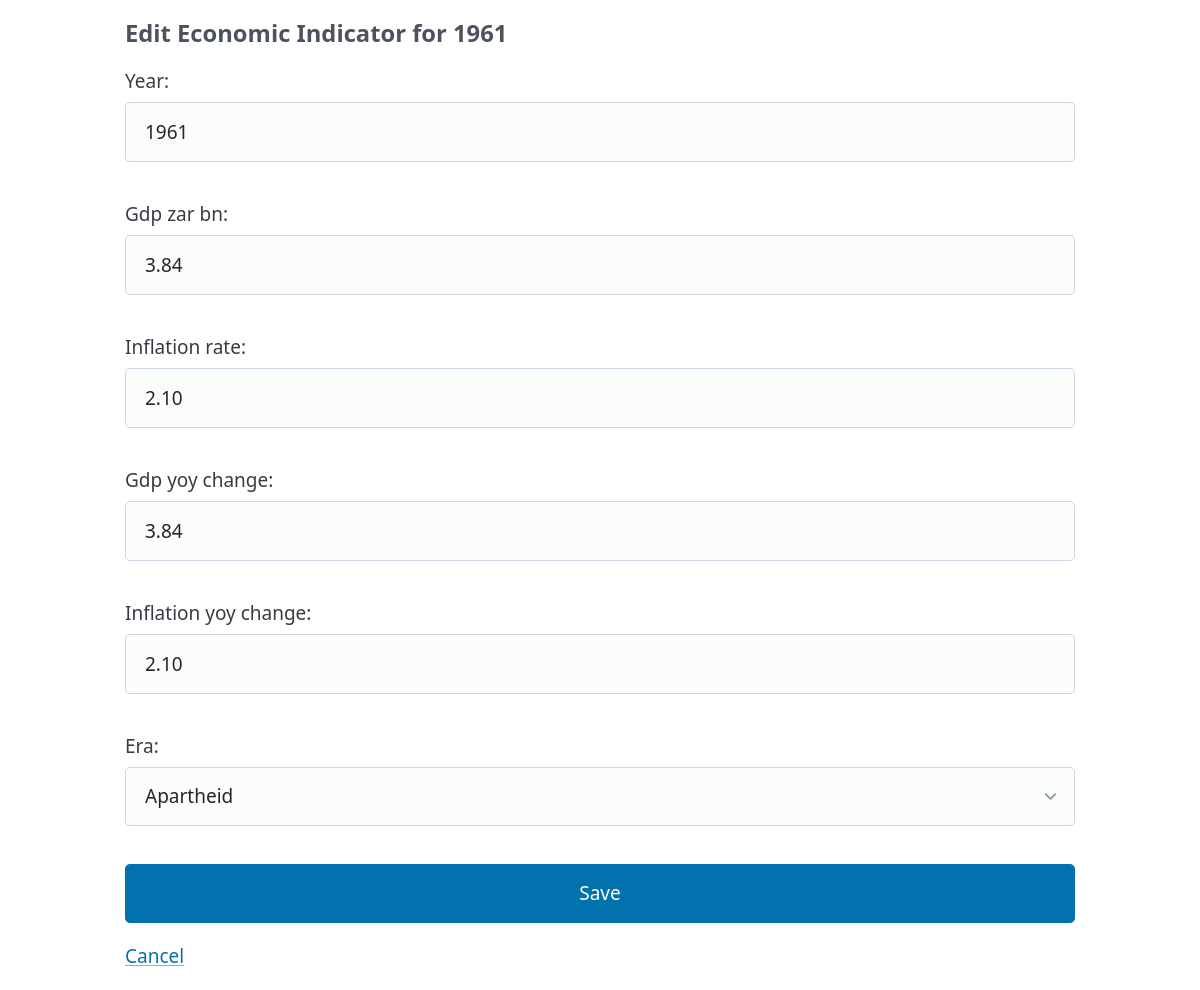
/database/indicator/1961/edit/, run on the app's committed database.
### analysis/models.py (models this page shows, shortened)
class EconomicIndicator(models.Model):
    year = models.IntegerField(unique=True, db_index=True)
    gdp_zar_bn = models.DecimalField(max_digits=10, decimal_places=2)
    inflation_rate = models.DecimalField(max_digits=5, decimal_places=2)
    gdp_yoy_change = models.DecimalField(max_digits=5, decimal_places=2, null=True, blank=True)
    inflation_yoy_change = models.DecimalField(max_digits=5, decimal_places=2, null=True, blank=True)
    era = models.CharField(max_length=20, db_index=True)  # 'Apartheid' | 'Post-Apartheid'
    created_at = models.DateTimeField(auto_now_add=True)
    class Meta:
        ordering = ["year"]

### analysis/views.py (the view)
# urls.py: path("database/indicator/<int:year>/edit/", views.indicator_update, name="indicator_edit"),
@transaction.atomic
def indicator_update(request, year):
    obj = get_object_or_404(EconomicIndicator, year=year)
    if request.method == 'POST':
        form = EconomicIndicatorForm(request.POST, instance=obj)
        if form.is_valid():
            form.save()
            messages.success(request, "Record updated.")
            return redirect('database_dashboard')
        messages.error(request, f"Update failed: {form.errors}")
    else:
        form = EconomicIndicatorForm(instance=obj)
    return render(request, 'analysis/indicator_edit.html', {'form': form, 'obj': obj})

### analysis/forms.py
class EconomicIndicatorForm(forms.ModelForm):
    class Meta:
        model = EconomicIndicator
        fields = [
            'year', 'gdp_zar_bn', 'inflation_rate',
            'gdp_yoy_change', 'inflation_yoy_change', 'era',
        ]
        widgets = {
            'era': forms.Select(choices=[('Apartheid','Apartheid'), ('Post-Apartheid','Post-Apartheid')])
        }

### analysis/templates/analysis/indicator_edit.html (shortened to what this page needs)
<!doctype html>
<html lang="en">
<head>
  <link rel="stylesheet" href="https://cdn.jsdelivr.net/npm/@picocss/pico@2/css/pico.min.css">
</head>
<body>
<main class="container">
  <h4>Edit Economic Indicator for {{ obj.year }}</h4>
  <form method="post">
    {{ form.as_p }}
    <button type="submit">Save</button>
    <a href="{% url 'database_dashboard' %}">Cancel</a>
  </form>
</main>
</body>
</html>

### data on the page
EconomicIndicator: year "1961", gdp_zar_bn "3.84", inflation_rate "2.10", gdp_yoy_change "3.84", inflation_yoy_change "2.10", era "Apartheid"
